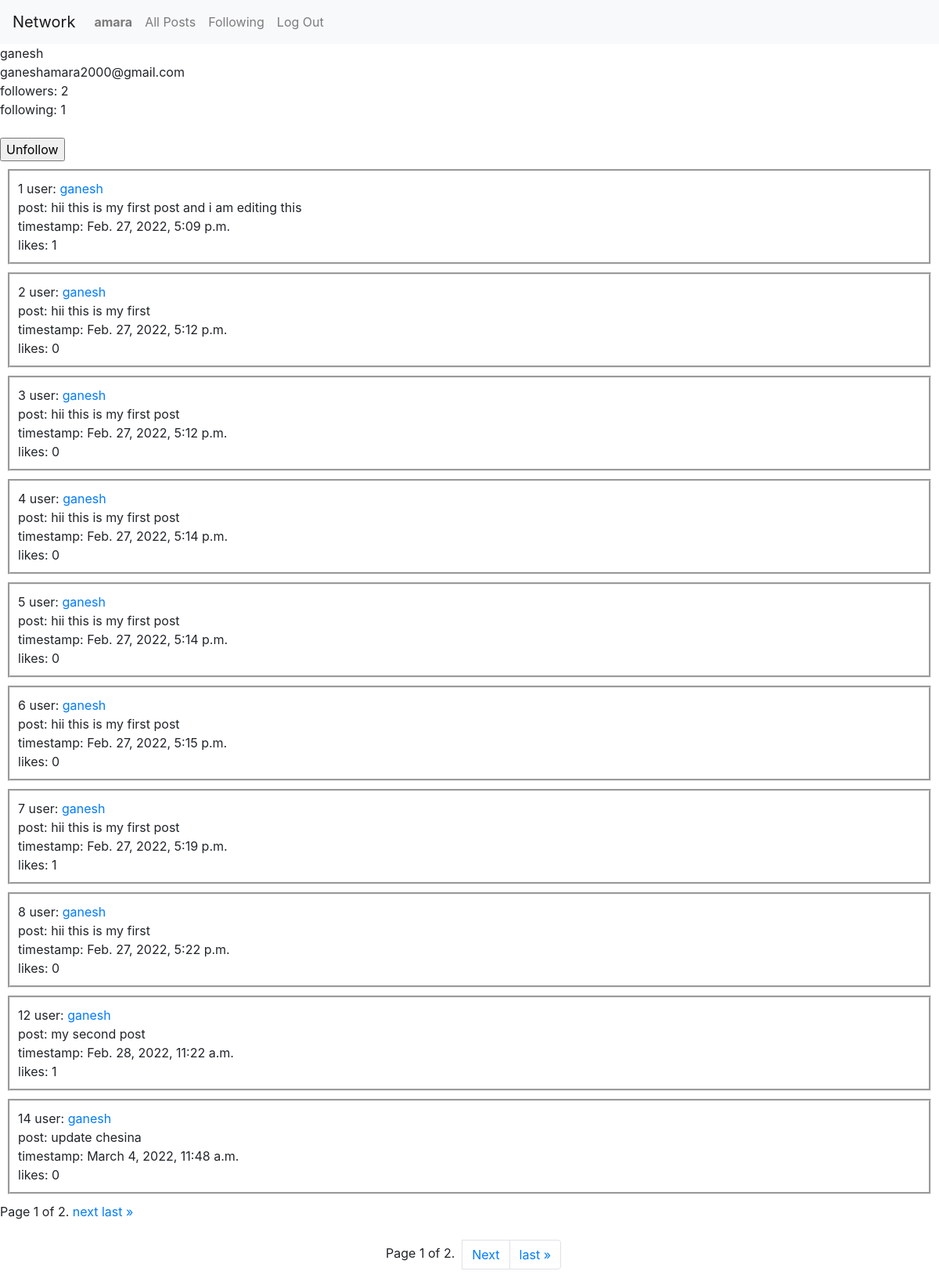
/profile/1 (signed in), run on the app's committed database.
### network/models.py (models this page shows, shortened)
class User(AbstractUser):
    followers = models.ManyToManyField('self', symmetrical=False,
                                       blank=True)
    def count_followers(self):
        return self.followers.count()
    def count_following(self):
        return User.objects.filter(followers=self).count()

class Post(models.Model):
    user = models.ForeignKey(
        User, on_delete=models.CASCADE, null=True, related_name="User")
    post = models.TextField()
    datetime = models.DateTimeField(auto_now_add=True, editable=False)
    likes = models.PositiveIntegerField(default=0)

### network/views.py (the view)
# urls.py: path("profile/<int:userid>", views.profile, name="profile"),
def profile(request, userid):
    profile = User.objects.get(pk=userid)
    curr = User.objects.get(pk=request.user.id)
    set = User.objects.filter(followers=curr)
    usernames = []
    for s in set:
        usernames.append(s.username)
    if profile.username in usernames:
        follow = "Unfollow"
    else:
        follow = "Follow"
    followers = User.count_followers(profile)
    following = User.count_following(profile)
    if profile != request.user:
        button = True
    else:
        button = False
    objects = Post.objects.filter(user=profile)
    paginator = Paginator(objects, 10)
    page_number = request.GET.get('page')
    page_obj = paginator.get_page(page_number)
    return render(request, "network/profile.html", {
        "profile": profile,
        "followers": followers,
        "following": following,
        "posts": page_obj,
        "button": button,
        "follow": follow
    })

### network/templates/network/profile.html (shortened to what this page needs)
{% extends "network/layout.html" %}
{% block body %}
    {{profile.username}}
    <br>
    {{profile.email}}
    <br>
    followers: {{followers}}
    <br>
    following: {{following}}
    <br>
    {% if button %}
    <form action="{% url 'follow' profile.id %} " method="POST">
        <br>
        <input type="submit" value={{follow}}>
    </form>
    {% endif %}
    {% for post in posts %}
    <div class="showposts">
        {{post.id}} user: <a href="{% url 'profile' post.user.id %}">{{ post.user }}</a> <br>post: {{ post.post }} <br>timestamp: {{ post.datetime }} <br>likes: {{post.likes}}
    </div>
    {% endfor %}
    <div class="pagination">
        <span class="step-links">
            <span class="current">
                Page {{ posts.number }} of {{ posts.paginator.num_pages }}.
            </span>
            {% if posts.has_next %}
                <a href="?page={{ posts.next_page_number }}">next</a>
                <a href="?page={{ posts.paginator.num_pages }}">last &raquo;</a>
            {% endif %}
        </span>
    </div>
    <br>
    <nav aria-label="Page navigation example">
        <ul class="pagination justify-content-center">
          <div style="padding-left: 10px; padding-top: 5px; padding-right: 10px;"> Page {{ posts.number }} of {{ posts.paginator.num_pages }}. </div>
          {% if posts.has_next %}
          <li class="page-item"><a class="page-link" href="?page={{ posts.next_page_number }}">Next</a></li>
          <li class="page-item"><a class="page-link" href="?page={{ posts.paginator.num_pages }}">last &raquo;</a></li>
          {% endif %}
        </ul>
    </nav>
{% endblock %}

### network/templates/network/layout.html (shortened to what this page needs)
{% load static %}
<!DOCTYPE html>
<html lang="en">
    <head>
        <link rel="stylesheet" href="https://stackpath.bootstrapcdn.com/bootstrap/4.4.1/css/bootstrap.min.css">
        <link href="{% static 'network/styles.css' %}" rel="stylesheet">
    </head>
    <body>
        <nav class="navbar navbar-expand-lg navbar-light bg-light">
            <a class="navbar-brand" href="{% url 'index' %}">Network</a>
            <div>
              <ul class="navbar-nav mr-auto">
                {% if user.is_authenticated %}
                    <li class="nav-item">
                        <a class="nav-link" href="#"><strong>{{ user.username }}</strong></a>
                    </li>
                {% endif %}
                <li class="nav-item">
                  <a id="allposts" class="nav-link" href="{% url 'allposts' %}">All Posts</a>
                </li>
                {% if user.is_authenticated %}
                    <li class="nav-item">
                        <a class="nav-link" href="{% url 'following' %}">Following</a>
                    </li>
                    <li class="nav-item">
                        <a class="nav-link" href="{% url 'logout' %}">Log Out</a>
                    </li>
                {% endif %}
              </ul>
            </div>
          </nav>
        <div class="body">
            {% block body %}
            {% endblock %}
        </div>
    </body>
</html>

### network/static/network/styles.css (style rules this page uses)
.post, .container, .showposts { margin: 10px; border-style: groove; padding-top: 10px; padding-right: 10px; padding-bottom: 10px; padding-left: 10px; }

### data on the page
User: username "amara"
User: username "ganesh", email "ganeshamara2000@gmail.com"
Post: id "1", user "ganesh", post "hii this is my first post and i am editing this", datetime "Feb. 27, 2022, 5:09 p.m.", likes "1"
Post: id "2", user "ganesh", post "hii this is my first", datetime "Feb. 27, 2022, 5:12 p.m.", likes "0"
Post: id "3", user "ganesh", post "hii this is my first post", datetime "Feb. 27, 2022, 5:12 p.m.", likes "0"
Post: id "4", user "ganesh", post "hii this is my first post", datetime "Feb. 27, 2022, 5:14 p.m.", likes "0"
Post: id "5", user "ganesh", post "hii this is my first post", datetime "Feb. 27, 2022, 5:14 p.m.", likes "0"
Post: id "6", user "ganesh", post "hii this is my first post", datetime "Feb. 27, 2022, 5:15 p.m.", likes "0"
Post: id "7", user "ganesh", post "hii this is my first post", datetime "Feb. 27, 2022, 5:19 p.m.", likes "1"
Post: id "8", user "ganesh", post "hii this is my first", datetime "Feb. 27, 2022, 5:22 p.m.", likes "0"
Post: id "12", user "ganesh", post "my second post", datetime "Feb. 28, 2022, 11:22 a.m.", likes "1"
Post: id "14", user "ganesh", post "update chesina", datetime "March 4, 2022, 11:48 a.m.", likes "0"

### other printed values
{{ followers }} "2"
{{ following }} "1"
{{ posts.number }} "1"
{{ posts.paginator.num_pages }} "2"
